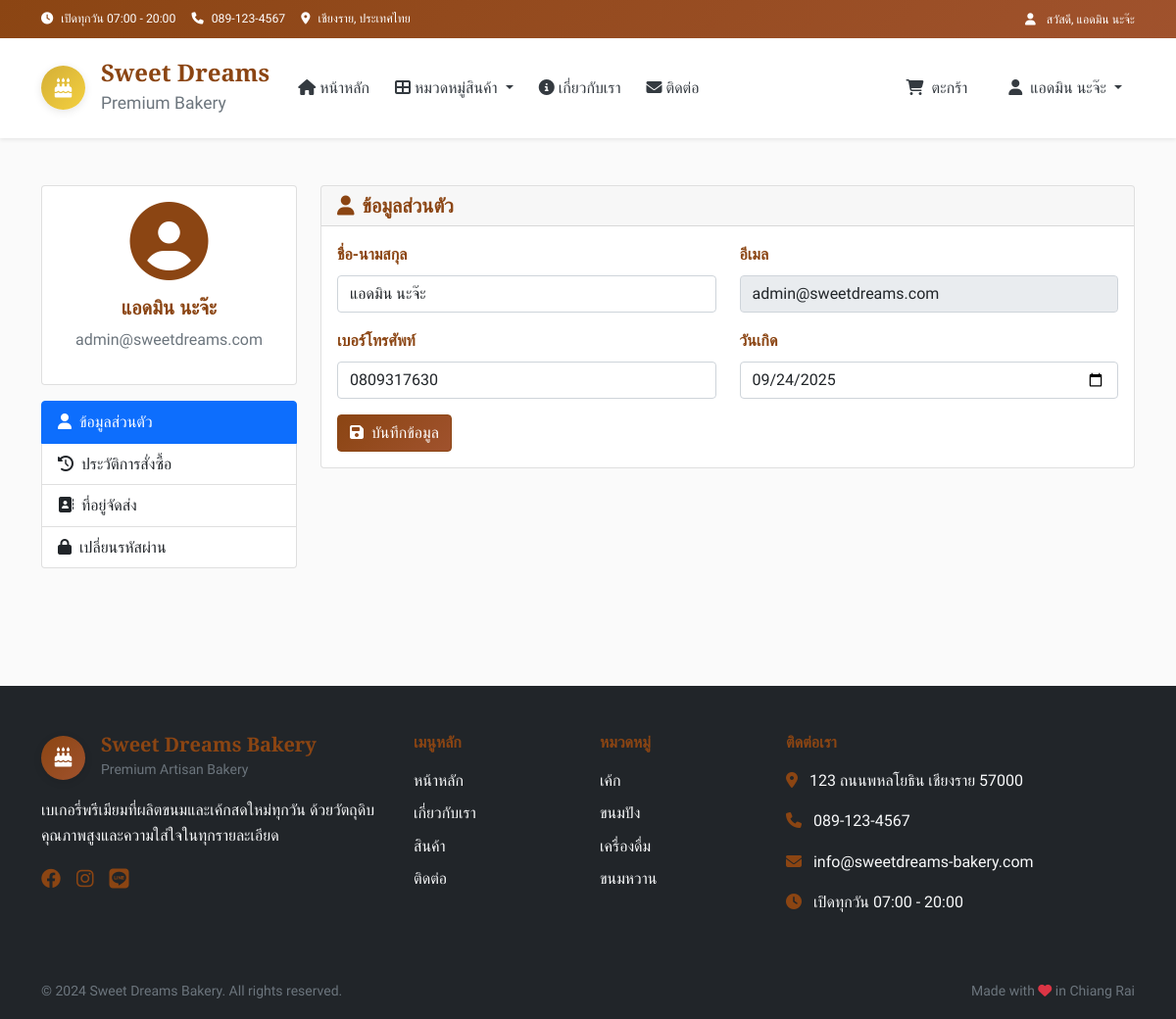
Screenshot of /profile (signed in) with the database file from the repository.
### tables this page shows
CREATE TABLE "users" (
	"id"	INTEGER,
	"username"	TEXT NOT NULL UNIQUE,
	"email"	TEXT NOT NULL UNIQUE,
	"password"	TEXT NOT NULL,
	"full_name"	TEXT,
	"phone"	TEXT,
	"address"	TEXT,
	"role"	TEXT DEFAULT 'customer',
	"birthday"	TEXT,
	"created_at"	TIMESTAMP DEFAULT CURRENT_TIMESTAMP,
	PRIMARY KEY("id" AUTOINCREMENT)
);

CREATE TABLE categories (
        id INTEGER PRIMARY KEY AUTOINCREMENT,
        name TEXT UNIQUE NOT NULL,
        name_en TEXT,
        icon TEXT,
        description TEXT,
        display_order INTEGER DEFAULT 0
    );

### app.py (the view)
@app.route('/profile')
def profile():
    if not session.get('user_id'):
        flash('กรุณาเข้าสู่ระบบก่อน')
        return redirect(url_for('login'))
    conn = get_db_connection()
    user = conn.execute(
        "SELECT * FROM users WHERE id = ?", (session.get('user_id'),)
    ).fetchone()
    orders = conn.execute("""
        SELECT * FROM orders
        WHERE user_id = ?
        ORDER BY created_at DESC
    """, (session.get('user_id'),)).fetchall()
    conn.close()
    return render_template('profile.html', user=user, orders=orders)

### templates/profile.html (shortened to what this page needs)
{% extends "layout.html" %}
{% block content %}
<div class="container py-5">
    <div class="row">
        <div class="col-md-3 mb-4">
            <div class="card">
                <div class="card-body text-center">
                    <div class="mb-3">
                        <i class="fas fa-user-circle fa-5x text-primary"></i>
                    </div>
                    <h5>{{ user.full_name or user.username }}</h5>
                    <p class="text-muted">{{ user.email }}</p>
                </div>
            </div>
            <div class="list-group mt-3">
                <a href="{{ url_for('profile') }}" class="list-group-item list-group-item-action active" data-tab="profile-info">
                    <i class="fas fa-user me-2"></i>ข้อมูลส่วนตัว
                </a>
                <a href="{{ url_for('order_history') }}" class="list-group-item list-group-item-action" data-tab="order-history">
                    <i class="fas fa-history me-2"></i>ประวัติการสั่งซื้อ
                </a>
                <a href="{{ url_for('address_book') }}" class="list-group-item list-group-item-action" data-tab="address-book">
                    <i class="fas fa-address-book me-2"></i>ที่อยู่จัดส่ง
                </a>
                <a href="{{ url_for('change_password') }}" class="list-group-item list-group-item-action" data-tab="change-password">
                    <i class="fas fa-lock me-2"></i>เปลี่ยนรหัสผ่าน
                </a>
            </div>
        </div>
        <div class="col-md-9">
            <div class="tab-content active" id="profile-info">
                <div class="card">
                    <div class="card-header">
                        <h5 class="mb-0">
                            <i class="fas fa-user text-primary me-2"></i>ข้อมูลส่วนตัว
                        </h5>
                    </div>
                    <div class="card-body">
                        <form method="POST" action="/update_profile">
                            <div class="row">
                                <div class="col-md-6 mb-3">
                                    <label class="form-label">ชื่อ-นามสกุล</label>
                                    <input type="text" class="form-control" name="full_name"
                                           value="{{ user.full_name or '' }}">
                                </div>
                                <div class="col-md-6 mb-3">
                                    <label class="form-label">อีเมล</label>
                                    <input type="email" class="form-control" name="email"
                                           value="{{ user.email }}" readonly>
                                </div>
                            </div>
                            <div class="row">
                                <div class="col-md-6 mb-3">
                                    <label class="form-label">เบอร์โทรศัพท์</label>
                                    <input type="tel" class="form-control" name="phone"
                                           value="{{ user.phone or '' }}">
                                </div>
                                <div class="col-md-6 mb-3">
                                    <label class="form-label">วันเกิด</label>
                                    <input type="date" class="form-control" name="birthday"
                                    value="{{ user.birthday or '' }}">
                                </div>
                            </div>
                            <button type="submit" class="btn btn-primary">
                                <i class="fas fa-save me-2"></i>บันทึกข้อมูล
                            </button>
                        </form>
                    </div>
                </div>
            </div>
        </div>
    </div>
</div>
{% endblock %}

### templates/layout.html (shortened to what this page needs)
<!DOCTYPE html>
<html lang="th" data-bs-theme="light">
<head>
    <link href="https://cdn.jsdelivr.net/npm/bootstrap@5.0.2/dist/css/bootstrap.min.css" rel="stylesheet">
    <link rel="stylesheet" href="https://cdnjs.cloudflare.com/ajax/libs/font-awesome/6.4.0/css/all.min.css">
    <link rel="stylesheet" href="{{ url_for('static', filename='css/main.css') }}">
    {% if session.get('role') == 'admin' %}
    <link rel="stylesheet" href="{{ url_for('static', filename='css/admin.css') }}">
    {% endif %}
</head>
<body>
    <header>
        <div class="top-bar bg-primary text-white py-2">
            <div class="container">
                <div class="row align-items-center">
                    <div class="col-md-8">
                        <small class="d-flex align-items-center flex-wrap gap-3">
                            <span><i class="fas fa-clock me-2"></i>เปิดทุกวัน 07:00 - 20:00</span>
                            <span><i class="fas fa-phone me-2"></i>089-123-4567</span>
                            <span><i class="fas fa-map-marker-alt me-2"></i>เชียงราย, ประเทศไทย</span>
                        </small>
                    </div>
                    <div class="col-md-4 text-end">
                        {% if session.get('user_id') %}
                            <small>
                                <i class="fas fa-user me-2"></i>
                                สวัสดี, {{ session.get('full_name') or session.get('username') }}
                            </small>
                        {% endif %}
                    </div>
                </div>
            </div>
        </div>
    </header>
    <nav class="navbar navbar-expand-lg navbar-light bg-white shadow-sm sticky-top" aria-label="Main navigation">
        <div class="container">
            <a class="navbar-brand d-flex align-items-center" href="{{ url_for('index') }}">
                <div class="logo-container me-3">
                    <div class="logo-circle">
                        <i class="fas fa-birthday-cake" aria-hidden="true"></i>
                    </div>
                </div>
                <div class="brand-info d-none d-md-block">
                    <h4 class="mb-0 brand-name">Sweet Dreams</h4>
                    <small class="text-muted">Premium Bakery</small>
                </div>
            </a>
            <div class="collapse navbar-collapse" id="navbarNav">
                <ul class="navbar-nav me-auto mb-2 mb-lg-0">
                    <li class="nav-item">
                        <a class="nav-link fw-500 {% if request.endpoint == 'index' %}active{% endif %}" href="{{ url_for('index') }}">
                            <i class="fas fa-home me-1"></i>หน้าหลัก
                        </a>
                    </li>
                    <li class="nav-item dropdown">
                        <a class="nav-link dropdown-toggle fw-500" href="#" role="button" data-bs-toggle="dropdown" aria-expanded="false">
                            <i class="fas fa-th-large me-1"></i>หมวดหมู่สินค้า
                        </a>
                    </li>
                    <li class="nav-item">
                        <a class="nav-link fw-500" href="{{ url_for('index') }}#about">
                            <i class="fas fa-info-circle me-1"></i>เกี่ยวกับเรา
                        </a>
                    </li>
                    <li class="nav-item">
                        <a class="nav-link fw-500" href="{{ url_for('index') }}#contact">
                            <i class="fas fa-envelope me-1"></i>ติดต่อ
                        </a>
                    </li>
                </ul>
                <ul class="navbar-nav ms-auto">
                    <li class="nav-item me-3">
                        <a class="nav-link position-relative fw-500 cart-link" href="{{ url_for('cart') }}">
                            <i class="fas fa-shopping-cart me-1"></i>
                            <span class="d-none d-lg-inline">ตะกร้า</span>
                        </a>
                    </li>
                    {% if session.get('user_id') %}
                        <li class="nav-item dropdown">
                            <a class="nav-link dropdown-toggle fw-500" href="#" role="button" data-bs-toggle="dropdown" aria-expanded="false">
                                <i class="fas fa-user me-1"></i>
                                <span class="d-none d-lg-inline">{{ session.get('full_name') or session.get('username') }}</span>
                            </a>
                        </li>
                    {% endif %}
                </ul>
            </div>
        </div>
    </nav>
    <main>
        {% block content %}{% endblock %}
    </main>
    <footer class="bg-dark text-white mt-5">
        <div class="container py-5">
            <div class="row gy-4">
                <div class="col-lg-4">
                    <div class="d-flex align-items-center mb-3">
                        <div class="logo-circle bg-primary me-3">
                            <i class="fas fa-birthday-cake text-white" aria-hidden="true"></i>
                        </div>
                        <div>
                            <h5 class="mb-0 text-primary">Sweet Dreams Bakery</h5>
                            <small class="text-muted">Premium Artisan Bakery</small>
                        </div>
                    </div>
                    <p class="text-light">
                        เบเกอรี่พรีเมียมที่ผลิตขนมและเค้กสดใหม่ทุกวัน
                        ด้วยวัตถุดิบคุณภาพสูงและความใส่ใจในทุกรายละเอียด
                    </p>
                    <div class="d-flex gap-3">
                        <a href="#" class="text-primary fs-5" aria-label="Facebook"><i class="fab fa-facebook"></i></a>
                        <a href="#" class="text-primary fs-5" aria-label="Instagram"><i class="fab fa-instagram"></i></a>
                        <a href="#" class="text-primary fs-5" aria-label="Line"><i class="fab fa-line"></i></a>
                    </div>
                </div>
                <div class="col-lg-2 col-md-6">
                    <h6 class="text-primary mb-3">เมนูหลัก</h6>
                    <ul class="list-unstyled">
                        <li class="mb-2"><a href="{{ url_for('index') }}" class="text-light text-decoration-none">หน้าหลัก</a></li>
                        <li class="mb-2"><a href="{{ url_for('index') }}#about" class="text-light text-decoration-none">เกี่ยวกับเรา</a></li>
                        <li class="mb-2"><a href="{{ url_for('index') }}#products" class="text-light text-decoration-none">สินค้า</a></li>
                        <li class="mb-2"><a href="{{ url_for('index') }}#contact" class="text-light text-decoration-none">ติดต่อ</a></li>
                    </ul>
                </div>
                <div class="col-lg-2 col-md-6">
                    <h6 class="text-primary mb-3">หมวดหมู่</h6>
                    <ul class="list-unstyled">
                        {% if categories %}
                            {% for category in categories[:4] %}
                            <li class="mb-2">
                                <a href="{{ url_for('category_by_id', category_id=category.id) }}" class="text-light text-decoration-none">
                                    {{ category.name }}
                                </a>
                            </li>
                            {% endfor %}
                        {% endif %}
                    </ul>
                </div>
                <div class="col-lg-4">
                    <h6 class="text-primary mb-3">ติดต่อเรา</h6>
                    <div class="mb-3">
                        <i class="fas fa-map-marker-alt text-primary me-2"></i>
                        <span class="text-light">123 ถนนพหลโยธิน เชียงราย 57000</span>
                    </div>
                    <div class="mb-3">
                        <i class="fas fa-phone text-primary me-2"></i>
                        <span class="text-light">089-123-4567</span>
                    </div>
                    <div class="mb-3">
                        <i class="fas fa-envelope text-primary me-2"></i>
                        <span class="text-light">info@sweetdreams-bakery.com</span>
                    </div>
                    <div>
                        <i class="fas fa-clock text-primary me-2"></i>
                        <span class="text-light">เปิดทุกวัน 07:00 - 20:00</span>
                    </div>
                </div>
            </div>
        </div>
        <div class="bg-black py-3">
            <div class="container">
                <div class="row align-items-center">
                    <div class="col-md-6">
                        <small class="text-muted">
                            © 2024 Sweet Dreams Bakery. All rights reserved.
                        </small>
                    </div>
                    <div class="col-md-6 text-md-end">
                        <small class="text-muted">
                            Made with <i class="fas fa-heart text-danger"></i> in Chiang Rai
                        </small>
                    </div>
                </div>
            </div>
        </div>
    </footer>
    <div class="toast-container position-fixed bottom-0 end-0 p-3" style="z-index: 1055;">
    </div>
</body>
</html>

### rows the page displays
users: full_name "แอดมิน นะจ๊ะ", email "admin@sweetdreams.com", phone "0809317630", birthday "09/24/2025"
categories: name "เค้ก"
categories: name "ขนมปัง"
categories: name "เครื่องดื่ม"
categories: name "ขนมหวาน"

### other values shown
{{ session.get('full_name') or session.get('username') }} "แอดมิน นะจ๊ะ"
